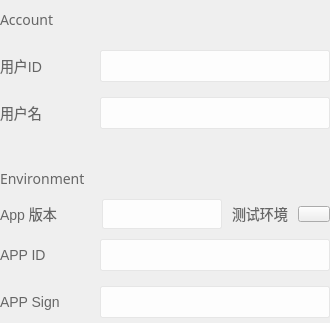
          <widget class="QWidget" name="m_zoneUserConfig" native="true">
           <layout class="QVBoxLayout" name="verticalLayout_4">
            <property name="spacing">
             <number>0</number>
            </property>
            <property name="leftMargin">
             <number>0</number>
            </property>
            <property name="topMargin">
             <number>0</number>
            </property>
            <property name="rightMargin">
             <number>0</number>
            </property>
            <property name="bottomMargin">
             <number>0</number>
            </property>
            <item>
             <layout class="QVBoxLayout" name="verticalLayout_3">
              <item>
               <layout class="QVBoxLayout" name="verticalLayout_10">
                <property name="spacing">
                 <number>0</number>
                </property>
                <item>
                 <spacer name="verticalSpacer_7">
                  <property name="orientation">
                   <enum>Qt::Vertical</enum>
                  </property>
                  <property name="sizeType">
                   <enum>QSizePolicy::Fixed</enum>
                  </property>
                  <property name="sizeHint" stdset="0">
                   <size>
                    <width>20</width>
                    <height>10</height>
                   </size>
                  </property>
                 </spacer>
                </item>
                <item>
                 <widget class="QLabel" name="m_lbAccount">
                  <property name="font">
                   <font>
                    <family>微软雅黑</family>
                    <pointsize>-1</pointsize>
                   </font>
                  </property>
                  <property name="styleSheet">
                   <string notr="true"> QLabel{
     font-family: 微软雅黑;
     font-size: 14px;
	 color: #666666;
 }</string>
                  </property>
                  <property name="text">
                   <string>Account</string>
                  </property>
                 </widget>
                </item>
                <item>
                 <spacer name="verticalSpacer_10">
                  <property name="orientation">
                   <enum>Qt::Vertical</enum>
                  </property>
                  <property name="sizeType">
                   <enum>QSizePolicy::Fixed</enum>
                  </property>
                  <property name="sizeHint" stdset="0">
                   <size>
                    <width>20</width>
                    <height>20</height>
                   </size>
                  </property>
                 </spacer>
                </item>
                <item>
                 <layout class="QVBoxLayout" name="verticalLayout_8">
                  <property name="spacing">
                   <number>15</number>
                  </property>
                  <item>
                   <layout class="QHBoxLayout" name="horizontalLayout_16">
                    <property name="spacing">
                     <number>0</number>
                    </property>
                    <item>
                     <widget class="QLabel" name="m_lbUserId">
                      <property name="styleSheet">
                       <string notr="true"> QLabel{
     font-family: 微软雅黑;
     font-size: 14px;
	 color: #666666;
 }</string>
                      </property>
                      <property name="text">
                       <string>用户ID</string>
                      </property>
                     </widget>
                    </item>
                    <item>
                     <spacer name="horizontalSpacer_17">
                      <property name="orientation">
                       <enum>Qt::Horizontal</enum>
                      </property>
                      <property name="sizeHint" stdset="0">
                       <size>
                        <width>40</width>
                        <height>20</height>
                       </size>
                      </property>
                     </spacer>
                    </item>
                    <item>
                     <widget class="QLineEdit" name="m_strEdUserId">
                      <property name="minimumSize">
                       <size>
                        <width>230</width>
                        <height>32</height>
                       </size>
                      </property>
                      <property name="maximumSize">
                       <size>
                        <width>230</width>
                        <height>32</height>
                       </size>
                      </property>
                      <property name="focusPolicy">
                       <enum>Qt::ClickFocus</enum>
                      </property>
                      <property name="styleSheet">
                       <string notr="true">QLineEdit{
     padding-left: 10px;
 }

 QLineEdit:!hover{
     border: 1px solid #e6e6e6;
     border-radius: 2px;
     font-family: 微软雅黑;
     font-size: 16px;
	 background-color: #fdfdfd;
	 color: #666666;
 }

 QLineEdit:hover:!focus{
     border: 1px solid #0e88eb;
     border-radius: 2px;
     font-family: 微软雅黑;
     font-size: 16px;
	 background-color: #fdfdfd;
	 color: #666666;
 }

 QLineEdit:focus{
     border: 1px solid #0e88eb;
     border-radius: 2px;
     font-family: 微软雅黑;
     font-size: 16px;
	 background-color: #ffffff;
 }</string>
                      </property>
                     </widget>
                    </item>
                   </layout>
                  </item>
                  <item>
                   <layout class="QHBoxLayout" name="horizontalLayout_17">
                    <property name="spacing">
                     <number>0</number>
                    </property>
                    <item>
                     <widget class="QLabel" name="m_lbUserName">
                      <property name="styleSheet">
                       <string notr="true"> QLabel{
     font-family: 微软雅黑;
     font-size: 14px;
	 color: #666666;
 }</string>
                      </property>
                      <property name="text">
                       <string>用户名</string>
                      </property>
                     </widget>
                    </item>
                    <item>
                     <spacer name="horizontalSpacer_18">
                      <property name="orientation">
                       <enum>Qt::Horizontal</enum>
                      </property>
                      <property name="sizeHint" stdset="0">
                       <size>
                        <width>40</width>
                        <height>20</height>
                       </size>
                      </property>
                     </spacer>
                    </item>
                    <item>
                     <widget class="QLineEdit" name="m_strEdUserName">
                      <property name="minimumSize">
                       <size>
                        <width>230</width>
                        <height>32</height>
                       </size>
                      </property>
                      <property name="maximumSize">
                       <size>
                        <width>230</width>
                        <height>32</height>
                       </size>
                      </property>
                      <property name="focusPolicy">
                       <enum>Qt::StrongFocus</enum>
                      </property>
                      <property name="styleSheet">
                       <string notr="true">QLineEdit{
     padding-left: 10px;
 }

 QLineEdit:!hover{
     border: 1px solid #e6e6e6;
     border-radius: 2px;
     font-family: 微软雅黑;
     font-size: 16px;
	 background-color: #fdfdfd;
	 color: #666666;
 }

 QLineEdit:hover:!focus{
     border: 1px solid #0e88eb;
     border-radius: 2px;
     font-family: 微软雅黑;
     font-size: 16px;
	 background-color: #fdfdfd;
	 color: #666666;
 }

 QLineEdit:focus{
     border: 1px solid #0e88eb;
     border-radius: 2px;
     font-family: 微软雅黑;
     font-size: 16px;
	 background-color: #ffffff;
 }</string>
                      </property>
                     </widget>
                    </item>
                   </layout>
                  </item>
                 </layout>
                </item>
               </layout>
              </item>
              <item>
               <layout class="QVBoxLayout" name="verticalLayout_2">
                <property name="spacing">
                 <number>0</number>
                </property>
                <item>
                 <spacer name="verticalSpacer">
                  <property name="orientation">
                   <enum>Qt::Vertical</enum>
                  </property>
                  <property name="sizeType">
                   <enum>QSizePolicy::Fixed</enum>
                  </property>
                  <property name="sizeHint" stdset="0">
                   <size>
                    <width>20</width>
                    <height>40</height>
                   </size>
                  </property>
                 </spacer>
                </item>
                <item>
                 <widget class="QLabel" name="label_4">
                  <property name="font">
                   <font>
                    <family>微软雅黑</family>
                    <pointsize>-1</pointsize>
                   </font>
                  </property>
                  <property name="styleSheet">
                   <string notr="true">font-family: 微软雅黑;
     font-size: 14px;
	 color: #666666;</string>
                  </property>
                  <property name="text">
                   <string>Environment</string>
                  </property>
                 </widget>
                </item>
                <item>
                 <spacer name="verticalSpacer_9">
                  <property name="orientation">
                   <enum>Qt::Vertical</enum>
                  </property>
                  <property name="sizeType">
                   <enum>QSizePolicy::Fixed</enum>
                  </property>
                  <property name="sizeHint" stdset="0">
                   <size>
                    <width>20</width>
                    <height>10</height>
                   </size>
                  </property>
                 </spacer>
                </item>
                <item>
                 <layout class="QHBoxLayout" name="horizontalLayout_3">
                  <property name="spacing">
                   <number>0</number>
                  </property>
                  <property name="rightMargin">
                   <number>0</number>
                  </property>
                  <item>
                   <layout class="QHBoxLayout" name="horizontalLayout">
                    <property name="spacing">
                     <number>0</number>
                    </property>
                    <item>
                     <widget class="QLabel" name="label_7">
                      <property name="styleSheet">
                       <string notr="true">font-family: 微软雅黑;
     font-size: 14px;
	 color: #666666;</string>
                      </property>
                      <property name="text">
                       <string>App 版本</string>
                      </property>
                     </widget>
                    </item>
                    <item>
                     <spacer name="horizontalSpacer_22">
                      <property name="orientation">
                       <enum>Qt::Horizontal</enum>
                      </property>
                      <property name="sizeHint" stdset="0">
                       <size>
                        <width>40</width>
                        <height>20</height>
                       </size>
                      </property>
                     </spacer>
                    </item>
                    <item>
                     <widget class="QComboBox" name="m_cbAppVersion">
                      <property name="minimumSize">
                       <size>
                        <width>120</width>
                        <height>30</height>
                       </size>
                      </property>
                      <property name="maximumSize">
                       <size>
                        <width>120</width>
                        <height>30</height>
                       </size>
                      </property>
                      <property name="styleSheet">
                       <string notr="true"> QComboBox{
     padding-left: 10px;
 }

 QComboBox:!enabled{
    border: 1px solid #e6e6e6;
    border-radius: 2px;
    font-family: 微软雅黑;
    font-size: 16px;
	background-color: #fdfdfd;
	color: #cccccc;
 }

 QComboBox:enabled:!hover{
    border: 1px solid #e6e6e6;
    border-radius: 2px;
    font-family: 微软雅黑;
    font-size: 16px;
	background-color: #fdfdfd;
	color: #666666;
}
QComboBox:enabled:hover{
     border: 1px solid #0e88eb;
     border-radius: 2px;
     font-family: 微软雅黑;
     font-size: 16px;
	 background-color: #fdfdfd;
	 color: #666666;
}

QComboBox::drop-down{
    subcontrol-origin: padding;
    subcontrol-position: top right;
    width: 20px;
 
    border-left-width: 1px;

    border-top-right-radius: 2px; /* same radius as the QComboBox */
    border-bottom-right-radius: 2px;

 }

 QComboBox::down-arrow{

     border-image: url(:/Resources/images/down_arrow.png);
 }

 
  QComboBox QAbstractItemView{
     font-family: 微软雅黑;
     font-size: 14px;
     border: 1px solid #0e88eb;
	 background-color: #ffffff;
	 border-radius: 2px;
	 
  }

 QComboBox QAbstractItemView::item{
     
     height: 32px;
	 font-family: 微软雅黑;
     font-size: 14px;
	 color: #666666;
	 background-color: #ffffff;
	 padding-left: 10px;
	 padding-right: 10px;
 }

 QComboBox QAbstractItemView::item:hover{
     
     height: 32px;
	 font-family: 微软雅黑;
     font-size: 14px;
	 color: #ffffff;
	 background-color: #0e88eb;
	 padding-left: 10px;
	 padding-right: 10px;
 }</string>
                      </property>
                     </widget>
                    </item>
                   </layout>
                  </item>
                  <item>
                   <spacer name="horizontalSpacer_3">
                    <property name="orientation">
                     <enum>Qt::Horizontal</enum>
                    </property>
                    <property name="sizeType">
                     <enum>QSizePolicy::Fixed</enum>
                    </property>
                    <property name="sizeHint" stdset="0">
                     <size>
                      <width>10</width>
                      <height>10</height>
                     </size>
                    </property>
                   </spacer>
                  </item>
                  <item>
                   <layout class="QHBoxLayout" name="horizontalLayout_2">
                    <property name="spacing">
                     <number>0</number>
                    </property>
                    <item>
                     <widget class="QLabel" name="label_8">
                      <property name="styleSheet">
                       <string notr="true">font-family: 微软雅黑;
     font-size: 14px;
	 color: #666666;</string>
                      </property>
                      <property name="text">
                       <string>测试环境</string>
                      </property>
                     </widget>
                    </item>
                    <item>
                     <spacer name="horizontalSpacer_12">
                      <property name="orientation">
                       <enum>Qt::Horizontal</enum>
                      </property>
                      <property name="sizeType">
                       <enum>QSizePolicy::Fixed</enum>
                      </property>
                      <property name="sizeHint" stdset="0">
                       <size>
                        <width>10</width>
                        <height>20</height>
                       </size>
                      </property>
                     </spacer>
                    </item>
                    <item>
                     <widget class="QPushButton" name="m_switchTestEnv">
                      <property name="minimumSize">
                       <size>
                        <width>32</width>
                        <height>16</height>
                       </size>
                      </property>
                      <property name="maximumSize">
                       <size>
                        <width>32</width>
                        <height>16</height>
                       </size>
                      </property>
                      <property name="styleSheet">
                       <string notr="true">QPushButton:!checked{
     border-image: url(:/Resources/images/switch_off.png);
 }

 QPushButton:checked{
     border-image: url(:/Resources/images/switch_on.png);
 }</string>
                      </property>
                      <property name="text">
                       <string/>
                      </property>
                      <property name="checkable">
                       <bool>true</bool>
                      </property>
                     </widget>
                    </item>
                   </layout>
                  </item>
                 </layout>
                </item>
                <item>
                 <spacer name="verticalSpacer_2">
                  <property name="orientation">
                   <enum>Qt::Vertical</enum>
                  </property>
                  <property name="sizeType">
                   <enum>QSizePolicy::Fixed</enum>
                  </property>
                  <property name="sizeHint" stdset="0">
                   <size>
                    <width>20</width>
                    <height>10</height>
                   </size>
                  </property>
                 </spacer>
                </item>
                <item>
                 <layout class="QVBoxLayout" name="verticalLayout">
                  <property name="spacing">
                   <number>15</number>
                  </property>
                  <item>
                   <layout class="QHBoxLayout" name="horizontalLayout_18">
                    <property name="spacing">
                     <number>0</number>
                    </property>
                    <item>
                     <widget class="QLabel" name="m_lbAPPID_2">
                      <property name="styleSheet">
                       <string notr="true"> QLabel{
     font-family: 微软雅黑;
     font-size: 14px;
	 color: #666666;
 }</string>
                      </property>
                      <property name="text">
                       <string>APP ID</string>
                      </property>
                     </widget>
                    </item>
                    <item>
                     <spacer name="horizontalSpacer_19">
                      <property name="orientation">
                       <enum>Qt::Horizontal</enum>
                      </property>
                      <property name="sizeHint" stdset="0">
                       <size>
                        <width>40</width>
                        <height>20</height>
                       </size>
                      </property>
                     </spacer>
                    </item>
                    <item>
                     <widget class="QLineEdit" name="m_strEdAPPID">
                      <property name="minimumSize">
                       <size>
                        <width>230</width>
                        <height>32</height>
                       </size>
                      </property>
                      <property name="maximumSize">
                       <size>
                        <width>230</width>
                        <height>32</height>
                       </size>
                      </property>
                      <property name="focusPolicy">
                       <enum>Qt::ClickFocus</enum>
                      </property>
                      <property name="styleSheet">
                       <string notr="true">QLineEdit{
     padding-left: 10px;
 }

 QLineEdit:!hover{
     border: 1px solid #e6e6e6;
     border-radius: 2px;
     font-family: 微软雅黑;
     font-size: 16px;
	 background-color: #fdfdfd;
	 color: #666666;
 }

 QLineEdit:hover:!focus{
     border: 1px solid #0e88eb;
     border-radius: 2px;
     font-family: 微软雅黑;
     font-size: 16px;
	 background-color: #fdfdfd;
	 color: #666666;
 }

 QLineEdit:focus{
     border: 1px solid #0e88eb;
     border-radius: 2px;
     font-family: 微软雅黑;
     font-size: 16px;
	 background-color: #ffffff;
 }</string>
                      </property>
                     </widget>
                    </item>
                   </layout>
                  </item>
                  <item>
                   <layout class="QHBoxLayout" name="horizontalLayout_19">
                    <property name="spacing">
                     <number>0</number>
                    </property>
                    <item>
                     <widget class="QLabel" name="m_lbAPPSign_2">
                      <property name="styleSheet">
                       <string notr="true"> QLabel{
     font-family: 微软雅黑;
     font-size: 14px;
	 color: #666666;
 }</string>
                      </property>
                      <property name="text">
                       <string>APP Sign</string>
                      </property>
                     </widget>
                    </item>
                    <item>
                     <spacer name="horizontalSpacer_20">
                      <property name="orientation">
                       <enum>Qt::Horizontal</enum>
                      </property>
                      <property name="sizeHint" stdset="0">
                       <size>
                        <width>40</width>
                        <height>20</height>
                       </size>
                      </property>
                     </spacer>
                    </item>
                    <item>
                     <widget class="QLineEdit" name="m_strEdAPPSign">
                      <property name="minimumSize">
                       <size>
                        <width>230</width>
                        <height>32</height>
                       </size>
                      </property>
                      <property name="maximumSize">
                       <size>
                        <width>230</width>
                        <height>32</height>
                       </size>
                      </property>
                      <property name="focusPolicy">
                       <enum>Qt::StrongFocus</enum>
                      </property>
                      <property name="styleSheet">
                       <string notr="true">QLineEdit{
     padding-left: 10px;
 }

 QLineEdit:!hover{
     border: 1px solid #e6e6e6;
     border-radius: 2px;
     font-family: 微软雅黑;
     font-size: 16px;
	 background-color: #fdfdfd;
	 color: #666666;
 }

 QLineEdit:hover:!focus{
     border: 1px solid #0e88eb;
     border-radius: 2px;
     font-family: 微软雅黑;
     font-size: 16px;
	 background-color: #fdfdfd;
	 color: #666666;
 }

 QLineEdit:focus{
     border: 1px solid #0e88eb;
     border-radius: 2px;
     font-family: 微软雅黑;
     font-size: 16px;
	 background-color: #ffffff;
 }</string>
                      </property>
                     </widget>
                    </item>
                   </layout>
                  </item>
                 </layout>
                </item>
                <item>
                 <spacer name="verticalSpacer_4">
                  <property name="orientation">
                   <enum>Qt::Vertical</enum>
                  </property>
                  <property name="sizeType">
                   <enum>QSizePolicy::Fixed</enum>
                  </property>
                  <property name="sizeHint" stdset="0">
                   <size>
                    <width>20</width>
                    <height>5</height>
                   </size>
                  </property>
                 </spacer>
                </item>
               </layout>
              </item>
             </layout>
            </item>
           </layout>
          </widget>
